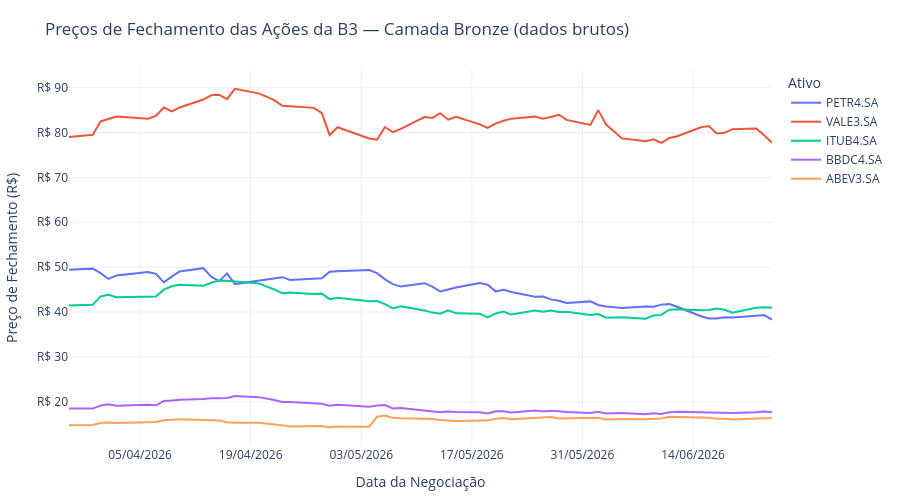

Notebook code cell kept with this figure:
### Markdown cell above
## 5. Quick visualization — closing prices

### Code cell
# 5) Visualização: preços de fechamento por ativo ao longo do tempo.
# Usamos Plotly Express para ter um gráfico interativo (zoom, hover, legenda).
# Template `plotly_white` melhora a leitura em apresentações/projeção.
import plotly.express as px
import plotly.io as pio

pio.templates.default = "plotly_white"

# Plotly recebe pandas, por isso o `.to_pandas()` no final do encadeamento.
fig = px.line(
    bronze_df.sort("trade_date").to_pandas(),
    x="trade_date",
    y="close",
    color="ticker",
    title="Preços de Fechamento das Ações da B3 — Camada Bronze (dados brutos)",
    labels={
        "trade_date": "Data da Negociação",
        "close": "Preço de Fechamento (R$)",
        "ticker": "Ativo",
    },
)
# Ajustes de layout pensados em legibilidade para apresentação.
fig.update_layout(
    height=500,
    hovermode="x unified",                       # tooltip único para todos os ativos
    legend=dict(title="Ativo", orientation="v", x=1.02, y=1),
    margin=dict(l=60, r=40, t=70, b=50),
)
fig.update_yaxes(tickprefix="R$ ", separatethousands=True)
fig.update_xaxes(tickformat="%d/%m/%Y")
fig.show()
